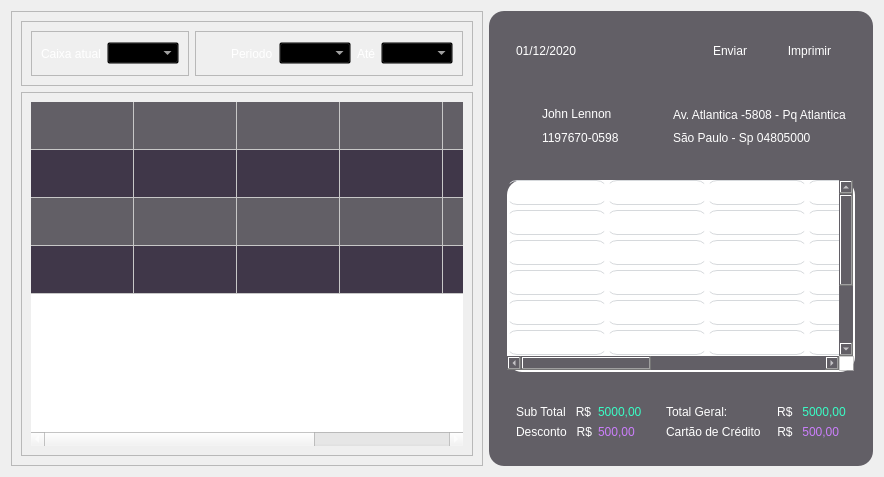
      <widget class="QWidget" name="tab">
       <attribute name="icon">
        <iconset resource="qrc/source.qrc">
         <normaloff>:/iconteste/icons/clipboard.png</normaloff>:/iconteste/icons/clipboard.png</iconset>
       </attribute>
       <attribute name="title">
        <string>Pedidos</string>
       </attribute>
       <layout class="QHBoxLayout" name="horizontalLayout_14">
        <item>
         <widget class="QFrame" name="frame_20">
          <property name="styleSheet">
           <string notr="true">color:white;</string>
          </property>
          <property name="frameShape">
           <enum>QFrame::StyledPanel</enum>
          </property>
          <property name="frameShadow">
           <enum>QFrame::Raised</enum>
          </property>
          <layout class="QVBoxLayout" name="verticalLayout_4">
           <item>
            <widget class="QFrame" name="frame_17">
             <property name="frameShape">
              <enum>QFrame::StyledPanel</enum>
             </property>
             <property name="frameShadow">
              <enum>QFrame::Raised</enum>
             </property>
             <layout class="QHBoxLayout" name="horizontalLayout_12">
              <item>
               <widget class="QFrame" name="frame_18">
                <property name="frameShape">
                 <enum>QFrame::StyledPanel</enum>
                </property>
                <property name="frameShadow">
                 <enum>QFrame::Raised</enum>
                </property>
                <layout class="QHBoxLayout" name="horizontalLayout_11">
                 <item>
                  <widget class="QPushButton" name="pushButton_9">
                   <property name="minimumSize">
                    <size>
                     <width>0</width>
                     <height>25</height>
                    </size>
                   </property>
                   <property name="maximumSize">
                    <size>
                     <width>200</width>
                     <height>16777215</height>
                    </size>
                   </property>
                   <property name="styleSheet">
                    <string notr="true">QPushButton{
border:0px;
border-radius:12px;
}
QPushButton::hover
{

background-color:#281c35;

}
QPushButton::pressed
{
border-style: outset;
border-width: 3px;
border-color: #30fcc2;
background-color:281c35;
}</string>
                   </property>
                   <property name="text">
                    <string>Caixa atual</string>
                   </property>
                   <property name="icon">
                    <iconset resource="qrc/source.qrc">
                     <normaloff>:/iconteste/icons/store.png</normaloff>:/iconteste/icons/store.png</iconset>
                   </property>
                   <property name="iconSize">
                    <size>
                     <width>24</width>
                     <height>24</height>
                    </size>
                   </property>
                  </widget>
                 </item>
                 <item>
                  <widget class="QComboBox" name="comboBox">
                   <property name="styleSheet">
                    <string notr="true">background-color:transparent;
color:white;</string>
                   </property>
                  </widget>
                 </item>
                </layout>
               </widget>
              </item>
              <item>
               <widget class="QFrame" name="frame_19">
                <property name="frameShape">
                 <enum>QFrame::StyledPanel</enum>
                </property>
                <property name="frameShadow">
                 <enum>QFrame::Raised</enum>
                </property>
                <layout class="QHBoxLayout" name="horizontalLayout_10">
                 <item>
                  <widget class="QLabel" name="label_24">
                   <property name="minimumSize">
                    <size>
                     <width>20</width>
                     <height>20</height>
                    </size>
                   </property>
                   <property name="maximumSize">
                    <size>
                     <width>20</width>
                     <height>20</height>
                    </size>
                   </property>
                   <property name="styleSheet">
                    <string notr="true">border-image: url(:/iconsteste/user.png);</string>
                   </property>
                   <property name="text">
                    <string/>
                   </property>
                  </widget>
                 </item>
                 <item>
                  <widget class="QLabel" name="label_25">
                   <property name="text">
                    <string>Periodo</string>
                   </property>
                  </widget>
                 </item>
                 <item>
                  <widget class="QComboBox" name="comboBox_3">
                   <property name="styleSheet">
                    <string notr="true">background-color:transparent;
color:white;</string>
                   </property>
                  </widget>
                 </item>
                 <item>
                  <widget class="QLabel" name="label_27">
                   <property name="text">
                    <string>Até</string>
                   </property>
                  </widget>
                 </item>
                 <item>
                  <widget class="QComboBox" name="comboBox_2">
                   <property name="styleSheet">
                    <string notr="true">background-color:transparent;
color:white;</string>
                   </property>
                  </widget>
                 </item>
                </layout>
               </widget>
              </item>
             </layout>
            </widget>
           </item>
           <item>
            <widget class="QFrame" name="frame_21">
             <property name="frameShape">
              <enum>QFrame::StyledPanel</enum>
             </property>
             <property name="frameShadow">
              <enum>QFrame::Raised</enum>
             </property>
             <layout class="QHBoxLayout" name="horizontalLayout_13">
              <item>
               <widget class="QTableWidget" name="tableWidget_2">
                <property name="minimumSize">
                 <size>
                  <width>0</width>
                  <height>0</height>
                 </size>
                </property>
                <property name="styleSheet">
                 <string notr="true">
QTableWidget::item { 
background-color: #625f66; }
QTableWidget::item:alternate {
 background-color: #403749; } 

QTableWidget{
color:white;
border:0px;
}</string>
                </property>
                <property name="alternatingRowColors">
                 <bool>true</bool>
                </property>
                <attribute name="horizontalHeaderVisible">
                 <bool>false</bool>
                </attribute>
                <attribute name="horizontalHeaderCascadingSectionResizes">
                 <bool>false</bool>
                </attribute>
                <attribute name="horizontalHeaderDefaultSectionSize">
                 <number>103</number>
                </attribute>
                <attribute name="horizontalHeaderHighlightSections">
                 <bool>false</bool>
                </attribute>
                <attribute name="horizontalHeaderShowSortIndicator" stdset="0">
                 <bool>false</bool>
                </attribute>
                <attribute name="horizontalHeaderStretchLastSection">
                 <bool>false</bool>
                </attribute>
                <attribute name="verticalHeaderVisible">
                 <bool>false</bool>
                </attribute>
                <attribute name="verticalHeaderCascadingSectionResizes">
                 <bool>false</bool>
                </attribute>
                <attribute name="verticalHeaderDefaultSectionSize">
                 <number>48</number>
                </attribute>
                <attribute name="verticalHeaderHighlightSections">
                 <bool>false</bool>
                </attribute>
                <attribute name="verticalHeaderShowSortIndicator" stdset="0">
                 <bool>false</bool>
                </attribute>
                <attribute name="verticalHeaderStretchLastSection">
                 <bool>false</bool>
                </attribute>
                <row>
                 <property name="text">
                  <string>New Row</string>
                 </property>
                </row>
                <row>
                 <property name="text">
                  <string>New Row</string>
                 </property>
                </row>
                <row>
                 <property name="text">
                  <string>New Row</string>
                 </property>
                </row>
                <row>
                 <property name="text">
                  <string>New Row</string>
                 </property>
                </row>
                <column>
                 <property name="text">
                  <string>New Column</string>
                 </property>
                </column>
                <column>
                 <property name="text">
                  <string>New Column</string>
                 </property>
                </column>
                <column>
                 <property name="text">
                  <string>New Column</string>
                 </property>
                </column>
                <column>
                 <property name="text">
                  <string>New Column</string>
                 </property>
                </column>
                <column>
                 <property name="text">
                  <string>New Column</string>
                 </property>
                </column>
                <column>
                 <property name="text">
                  <string>New Column</string>
                 </property>
                </column>
               </widget>
              </item>
             </layout>
            </widget>
           </item>
          </layout>
         </widget>
        </item>
        <item>
         <widget class="QFrame" name="frame_5">
          <property name="maximumSize">
           <size>
            <width>400</width>
            <height>16777215</height>
           </size>
          </property>
          <property name="styleSheet">
           <string notr="true">color: white;
background-color:#625f66;
border-radius:15px;</string>
          </property>
          <property name="frameShape">
           <enum>QFrame::StyledPanel</enum>
          </property>
          <property name="frameShadow">
           <enum>QFrame::Raised</enum>
          </property>
          <layout class="QVBoxLayout" name="verticalLayout_2">
           <item>
            <widget class="QFrame" name="frame_6">
             <property name="frameShape">
              <enum>QFrame::StyledPanel</enum>
             </property>
             <property name="frameShadow">
              <enum>QFrame::Raised</enum>
             </property>
             <layout class="QHBoxLayout" name="horizontalLayout_9">
              <item>
               <widget class="QFrame" name="frame_7">
                <property name="frameShape">
                 <enum>QFrame::StyledPanel</enum>
                </property>
                <property name="frameShadow">
                 <enum>QFrame::Raised</enum>
                </property>
                <layout class="QHBoxLayout" name="horizontalLayout_8">
                 <item>
                  <widget class="QLabel" name="current_date">
                   <property name="text">
                    <string>01/12/2020</string>
                   </property>
                  </widget>
                 </item>
                </layout>
               </widget>
              </item>
              <item>
               <widget class="QFrame" name="frame_8">
                <property name="frameShape">
                 <enum>QFrame::StyledPanel</enum>
                </property>
                <property name="frameShadow">
                 <enum>QFrame::Raised</enum>
                </property>
                <layout class="QHBoxLayout" name="horizontalLayout_7">
                 <item>
                  <widget class="QPushButton" name="pushButton_7">
                   <property name="minimumSize">
                    <size>
                     <width>40</width>
                     <height>25</height>
                    </size>
                   </property>
                   <property name="styleSheet">
                    <string notr="true">QPushButton{
border:0px;
border-radius:5px;
}
QPushButton::hover
{

background-color:#403749;

}
QPushButton::pressed
{
border-style: outset;
border-width: 3px;
border-color: #30fcc2;
background-color:625f66;
}</string>
                   </property>
                   <property name="text">
                    <string>Enviar</string>
                   </property>
                   <property name="icon">
                    <iconset resource="qrc/source.qrc">
                     <normaloff>:/iconteste/icons/send-file-icon-18-256.png</normaloff>:/iconteste/icons/send-file-icon-18-256.png</iconset>
                   </property>
                  </widget>
                 </item>
                 <item>
                  <widget class="QPushButton" name="pushButton_8">
                   <property name="minimumSize">
                    <size>
                     <width>25</width>
                     <height>25</height>
                    </size>
                   </property>
                   <property name="styleSheet">
                    <string notr="true">QPushButton{
border:0px;
border-radius:5px;
}
QPushButton::hover
{

background-color:#403749;

}
QPushButton::pressed
{
border-style: outset;
border-width: 3px;
border-color: #30fcc2;
background-color:625f66;
}</string>
                   </property>
                   <property name="text">
                    <string>Imprimir</string>
                   </property>
                   <property name="icon">
                    <iconset resource="qrc/source.qrc">
                     <normaloff>:/iconteste/icons/printer.png</normaloff>:/iconteste/icons/printer.png</iconset>
                   </property>
                  </widget>
                 </item>
                </layout>
               </widget>
              </item>
             </layout>
            </widget>
           </item>
           <item>
            <widget class="QFrame" name="frame_9">
             <property name="maximumSize">
              <size>
               <width>16777215</width>
               <height>80</height>
              </size>
             </property>
             <property name="frameShape">
              <enum>QFrame::StyledPanel</enum>
             </property>
             <property name="frameShadow">
              <enum>QFrame::Raised</enum>
             </property>
             <layout class="QHBoxLayout" name="horizontalLayout_6">
              <item>
               <widget class="QFrame" name="frame_10">
                <property name="maximumSize">
                 <size>
                  <width>16777215</width>
                  <height>60</height>
                 </size>
                </property>
                <property name="frameShape">
                 <enum>QFrame::StyledPanel</enum>
                </property>
                <property name="frameShadow">
                 <enum>QFrame::Raised</enum>
                </property>
                <layout class="QFormLayout" name="formLayout_3">
                 <item row="0" column="0">
                  <widget class="QLabel" name="label_8">
                   <property name="minimumSize">
                    <size>
                     <width>20</width>
                     <height>20</height>
                    </size>
                   </property>
                   <property name="maximumSize">
                    <size>
                     <width>20</width>
                     <height>20</height>
                    </size>
                   </property>
                   <property name="styleSheet">
                    <string notr="true">border-image: url(:/iconteste/icons/user.png);</string>
                   </property>
                   <property name="text">
                    <string/>
                   </property>
                  </widget>
                 </item>
                 <item row="0" column="1">
                  <widget class="QLabel" name="client_name_label">
                   <property name="text">
                    <string>John Lennon</string>
                   </property>
                  </widget>
                 </item>
                 <item row="1" column="0">
                  <widget class="QLabel" name="label_11">
                   <property name="minimumSize">
                    <size>
                     <width>20</width>
                     <height>20</height>
                    </size>
                   </property>
                   <property name="maximumSize">
                    <size>
                     <width>20</width>
                     <height>20</height>
                    </size>
                   </property>
                   <property name="styleSheet">
                    <string notr="true">border-image: url(:/iconteste/icons/phone.png);</string>
                   </property>
                   <property name="text">
                    <string/>
                   </property>
                  </widget>
                 </item>
                 <item row="1" column="1">
                  <widget class="QLabel" name="client_tell_label">
                   <property name="text">
                    <string>1197670-0598</string>
                   </property>
                  </widget>
                 </item>
                </layout>
               </widget>
              </item>
              <item>
               <widget class="QFrame" name="frame_11">
                <property name="maximumSize">
                 <size>
                  <width>16777215</width>
                  <height>60</height>
                 </size>
                </property>
                <property name="frameShape">
                 <enum>QFrame::StyledPanel</enum>
                </property>
                <property name="frameShadow">
                 <enum>QFrame::Raised</enum>
                </property>
                <layout class="QFormLayout" name="formLayout_4">
                 <item row="0" column="0">
                  <widget class="QLabel" name="label_13">
                   <property name="minimumSize">
                    <size>
                     <width>20</width>
                     <height>20</height>
                    </size>
                   </property>
                   <property name="maximumSize">
                    <size>
                     <width>20</width>
                     <height>20</height>
                    </size>
                   </property>
                   <property name="styleSheet">
                    <string notr="true">border-image: url(:/iconteste/icons/truck.png);</string>
                   </property>
                   <property name="text">
                    <string/>
                   </property>
                  </widget>
                 </item>
                 <item row="0" column="1">
                  <widget class="QLabel" name="delicery_place_label">
                   <property name="text">
                    <string>Av. Atlantica -5808 - Pq Atlantica</string>
                   </property>
                  </widget>
                 </item>
                 <item row="1" column="1">
                  <widget class="QLabel" name="label_14">
                   <property name="text">
                    <string>São Paulo - Sp 04805000</string>
                   </property>
                  </widget>
                 </item>
                </layout>
               </widget>
              </item>
             </layout>
            </widget>
           </item>
           <item>
            <widget class="QFrame" name="frame_12">
             <property name="frameShape">
              <enum>QFrame::StyledPanel</enum>
             </property>
             <property name="frameShadow">
              <enum>QFrame::Raised</enum>
             </property>
             <layout class="QHBoxLayout" name="horizontalLayout_5">
              <item>
               <widget class="QTableWidget" name="tableWidget">
                <property name="styleSheet">
                 <string notr="true">QTableWidget{
background-color: white;
color:black;
border-bottom: 2px solid white;
border-right: 2px solid white;
}

QTableView::item {
border-bottom: 1px solid #d6d9dc;
border-top: 1px solid #d6d9dc;
margin-bottom:5px;
border-radius:10px;




}
QTableView::section{
color:blue;
}</string>
                </property>
                <property name="frameShape">
                 <enum>QFrame::StyledPanel</enum>
                </property>
                <property name="frameShadow">
                 <enum>QFrame::Plain</enum>
                </property>
                <property name="textElideMode">
                 <enum>Qt::ElideRight</enum>
                </property>
                <property name="verticalScrollMode">
                 <enum>QAbstractItemView::ScrollPerItem</enum>
                </property>
                <property name="showGrid">
                 <bool>false</bool>
                </property>
                <property name="cornerButtonEnabled">
                 <bool>true</bool>
                </property>
                <attribute name="horizontalHeaderVisible">
                 <bool>false</bool>
                </attribute>
                <attribute name="horizontalHeaderDefaultSectionSize">
                 <number>100</number>
                </attribute>
                <attribute name="horizontalHeaderHighlightSections">
                 <bool>false</bool>
                </attribute>
                <attribute name="horizontalHeaderMinimumSectionSize">
                 <number>50</number>
                </attribute>
                <attribute name="horizontalHeaderStretchLastSection">
                 <bool>false</bool>
                </attribute>
                <attribute name="verticalHeaderVisible">
                 <bool>false</bool>
                </attribute>
                <attribute name="verticalHeaderHighlightSections">
                 <bool>false</bool>
                </attribute>
                <attribute name="verticalHeaderStretchLastSection">
                 <bool>false</bool>
                </attribute>
                <row>
                 <property name="text">
                  <string>New Row</string>
                 </property>
                </row>
                <row>
                 <property name="text">
                  <string>New Row</string>
                 </property>
                </row>
                <row>
                 <property name="text">
                  <string>New Row</string>
                 </property>
                </row>
                <row>
                 <property name="text">
                  <string>New Row</string>
                 </property>
                </row>
                <row>
                 <property name="text">
                  <string>New Row</string>
                 </property>
                </row>
                <row>
                 <property name="text">
                  <string>New Row</string>
                 </property>
                </row>
                <row>
                 <property name="text">
                  <string>New Row</string>
                 </property>
                </row>
                <row>
                 <property name="text">
                  <string>New Row</string>
                 </property>
                </row>
                <column>
                 <property name="text">
                  <string>New Column</string>
                 </property>
                </column>
                <column>
                 <property name="text">
                  <string>New Column</string>
                 </property>
                </column>
                <column>
                 <property name="text">
                  <string>New Column</string>
                 </property>
                </column>
                <column>
                 <property name="text">
                  <string>New Column</string>
                 </property>
                </column>
                <column>
                 <property name="text">
                  <string>New Column</string>
                 </property>
                </column>
                <column>
                 <property name="text">
                  <string>New Column</string>
                 </property>
                </column>
                <column>
                 <property name="text">
                  <string>New Column</string>
                 </property>
                </column>
                <item row="1" column="2">
                 <property name="text">
                  <string/>
                 </property>
                </item>
                <item row="1" column="4">
                 <property name="text">
                  <string/>
                 </property>
                </item>
                <item row="1" column="5">
                 <property name="text">
                  <string>da</string>
                 </property>
                </item>
                <item row="2" column="2">
                 <property name="text">
                  <string/>
                 </property>
                </item>
                <item row="2" column="3">
                 <property name="text">
                  <string/>
                 </property>
                </item>
                <item row="2" column="4">
                 <property name="text">
                  <string/>
                 </property>
                </item>
                <item row="2" column="5">
                 <property name="text">
                  <string>sd</string>
                 </property>
                </item>
                <item row="3" column="2">
                 <property name="text">
                  <string/>
                 </property>
                </item>
                <item row="3" column="3">
                 <property name="text">
                  <string/>
                 </property>
                </item>
                <item row="3" column="4">
                 <property name="text">
                  <string/>
                 </property>
                </item>
                <item row="4" column="2">
                 <property name="text">
                  <string/>
                 </property>
                </item>
                <item row="4" column="3">
                 <property name="text">
                  <string/>
                 </property>
                </item>
                <item row="4" column="4">
                 <property name="text">
                  <string/>
                 </property>
                </item>
                <item row="4" column="5">
                 <property name="text">
                  <string>a</string>
                 </property>
                </item>
                <item row="5" column="3">
                 <property name="text">
                  <string/>
                 </property>
                </item>
                <item row="5" column="4">
                 <property name="text">
                  <string/>
                 </property>
                </item>
                <item row="5" column="5">
                 <property name="text">
                  <string>sda</string>
                 </property>
                </item>
                <item row="6" column="3">
                 <property name="text">
                  <string/>
                 </property>
                </item>
                <item row="6" column="5">
                 <property name="text">
                  <string>sdas</string>
                 </property>
                </item>
               </widget>
              </item>
             </layout>
            </widget>
           </item>
           <item>
            <widget class="QFrame" name="frame_15">
             <property name="frameShape">
              <enum>QFrame::StyledPanel</enum>
             </property>
             <property name="frameShadow">
              <enum>QFrame::Raised</enum>
             </property>
             <layout class="QHBoxLayout" name="horizontalLayout_4">
              <item>
               <widget class="QFrame" name="frame_13">
                <property name="frameShape">
                 <enum>QFrame::StyledPanel</enum>
                </property>
                <property name="frameShadow">
                 <enum>QFrame::Raised</enum>
                </property>
                <layout class="QFormLayout" name="formLayout_2">
                 <item row="0" column="0">
                  <widget class="QLabel" name="label_15">
                   <property name="text">
                    <string>Sub Total   R$</string>
                   </property>
                  </widget>
                 </item>
                 <item row="0" column="1">
                  <widget class="QLabel" name="subtotal">
                   <property name="styleSheet">
                    <string notr="true">color:#39fdc5;</string>
                   </property>
                   <property name="text">
                    <string>5000,00</string>
                   </property>
                  </widget>
                 </item>
                 <item row="1" column="0">
                  <widget class="QLabel" name="label_16">
                   <property name="text">
                    <string>Desconto   R$</string>
                   </property>
                  </widget>
                 </item>
                 <item row="1" column="1">
                  <widget class="QLabel" name="desconto">
                   <property name="styleSheet">
                    <string notr="true">color:#cb7efb;</string>
                   </property>
                   <property name="text">
                    <string>500,00</string>
                   </property>
                  </widget>
                 </item>
                </layout>
               </widget>
              </item>
              <item>
               <widget class="QFrame" name="frame_14">
                <property name="frameShape">
                 <enum>QFrame::StyledPanel</enum>
                </property>
                <property name="frameShadow">
                 <enum>QFrame::Raised</enum>
                </property>
                <layout class="QFormLayout" name="formLayout">
                 <item row="0" column="0">
                  <widget class="QLabel" name="label_19">
                   <property name="text">
                    <string>Total Geral:               R$</string>
                   </property>
                  </widget>
                 </item>
                 <item row="0" column="1">
                  <widget class="QLabel" name="totalgeral">
                   <property name="styleSheet">
                    <string notr="true">color:#39fdc5;</string>
                   </property>
                   <property name="text">
                    <string> 5000,00</string>
                   </property>
                  </widget>
                 </item>
                 <item row="1" column="0">
                  <widget class="QLabel" name="label_20">
                   <property name="text">
                    <string>Cartão de Crédito     R$</string>
                   </property>
                  </widget>
                 </item>
                 <item row="1" column="1">
                  <widget class="QLabel" name="cartodecredito">
                   <property name="styleSheet">
                    <string notr="true">color:#cb7efb;</string>
                   </property>
                   <property name="text">
                    <string> 500,00</string>
                   </property>
                  </widget>
                 </item>
                </layout>
               </widget>
              </item>
             </layout>
            </widget>
           </item>
          </layout>
         </widget>
        </item>
       </layout>
      </widget>
